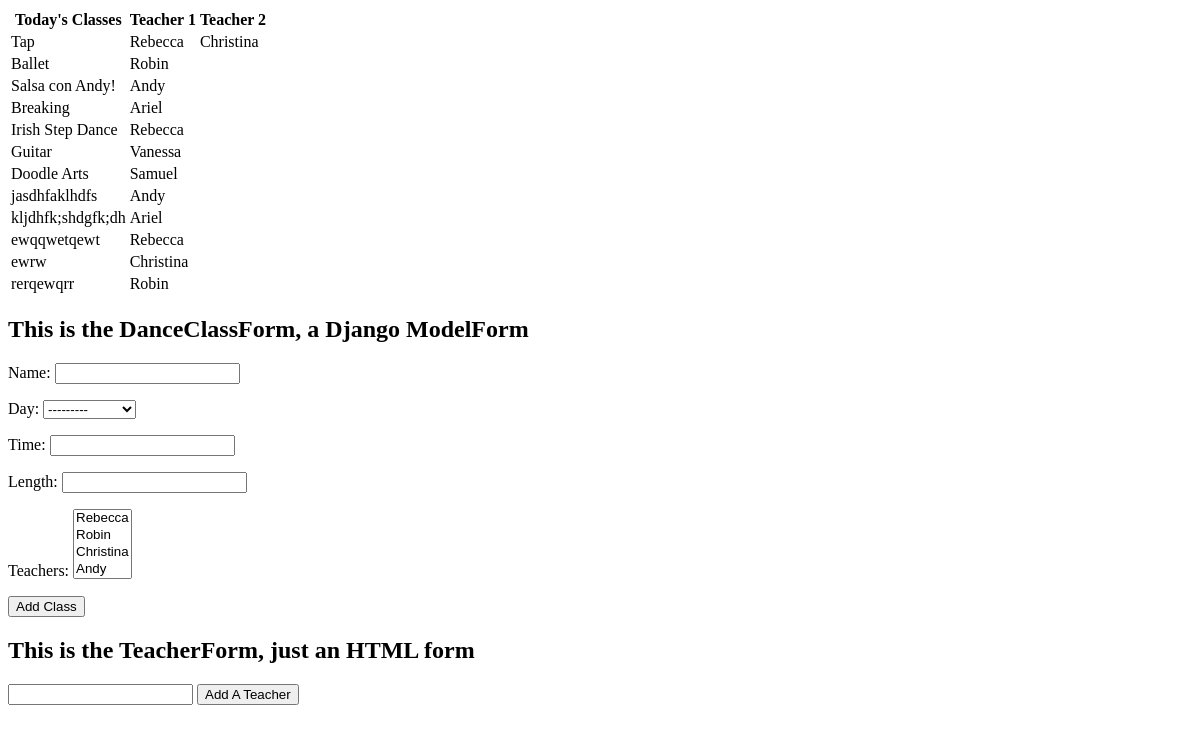
/, run on an earlier commit of the app's database.
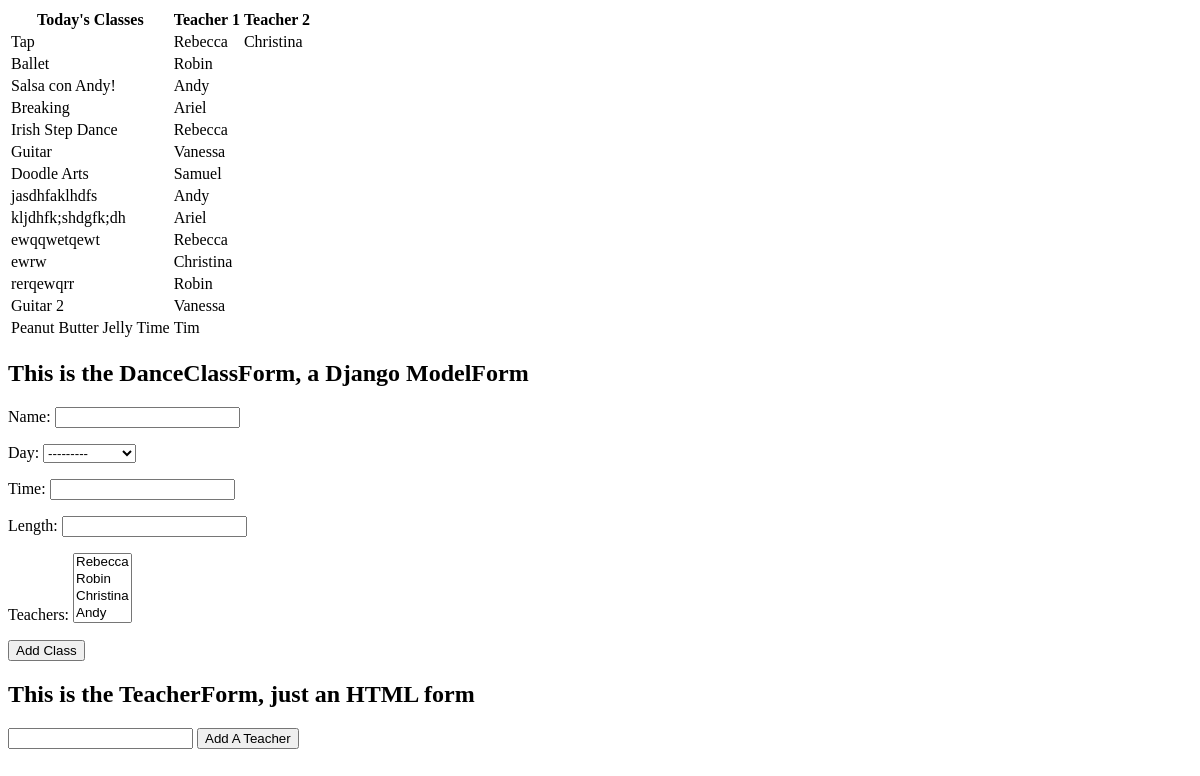
And on a later commit of the database.
### classes/models.py (models this page shows)
class DanceClass(models.Model):
    name = models.CharField(max_length=100)
    day = models.CharField(max_length=5, choices=DAY_CHOICES, blank=True, null=True)
    time = models.CharField(max_length=10, blank=True, null=True)
    length = models.IntegerField(blank=True, null=True)
    teachers = models.ManyToManyField(to='Teacher', related_name="classes")
    style = models.ForeignKey(to='Style', on_delete=models.CASCADE, blank=True, null=True, related_name="classes")
    class Meta:
        verbose_name_plural = "classes"
    def __str__(self):
        return self.name

class Teacher(models.Model):
    name = models.CharField(max_length=100)
    cell_number = models.CharField(max_length=20, blank=True, null=True)
    def __str__(self):
        return self.name

### classes/views.py (the view)
# urls.py: path('', views.index, name="home"),
def index(request):
    classes = DanceClass.objects.all()
    form = DanceClassForm()
    context = {
        'classes': classes,
        'form': form
        }
    return render(request, 'classes/home.html', context=context)

### classes/forms.py
class DanceClassForm(ModelForm):
    class Meta:
        model = DanceClass
        fields = ['name', 'day', 'time', 'length', 'teachers']

### templates/classes/home.html (shortened to what this page needs)
{% extends 'base.html' %}
{% block content %}
<div class='tc'>
    <section class="pa4">
        <table class="f4 w-100 mw8 center">
            <thead>
                <tr class='stripe-dark'>
                    <th class='bg-hot-pink'>Today's Classes</th>
                    <th class='bg-hot-pink'>Teacher 1</th>
                    <th class='bg-hot-pink'>Teacher 2</th>
                </tr>
            </thead>
            {% for class in classes %}
            <tr class='stripe-dark dance-class'>
                <td>{{class}}</td>
                {% for teacher in class.teachers.all %}
                <td>{{teacher}}</td>
                {% endfor %}
            </tr>
            {% endfor %}
        </table>
    </section>
    <div class='ph3'>
        <h2>This is the DanceClassForm, a Django ModelForm</h2>
        <form class="ba bw2 b--blue" id='class-form' action="{% url 'ajax-add-class' %}" method="post">
            {{ form.as_p }}
            <button class="f6 link dim br-pill ph3 pv2 mb2 dib white bg-hot-pink" type="submit">Add Class</button>
        </form>
        <h2>This is the TeacherForm, just an HTML form</h2>
        <form class="ba bw2 b--blue" id='teacher-form' class='tl' action="" method="post">
            <input type="text" name="teacher-name" id="teacher-name">
            <button type="submit">Add A Teacher</button>
        </form>
    </div>
</div>
{% endblock %}

### templates/base.html (shortened to what this page needs)
{% load static %}
<!DOCTYPE html>
<html lang="en">
<head>
    <link rel="stylesheet" href="https://cdnjs.cloudflare.com/ajax/libs/tachyons/4.11.1/tachyons.min.css">
    <link rel="stylesheet" href="{% static 'css/style.css' %}">
</head>
<body>
    {% block content %}
    {% endblock %}
</body>
</html>

What changed in the data, as far as the page shows it:
added DanceClass: name "Guitar 2", Teacher (name "Vanessa")
added DanceClass: name "Peanut Butter Jelly Time"
added Teacher: name "Tim", shown under "Peanut Butter Jelly Time"
